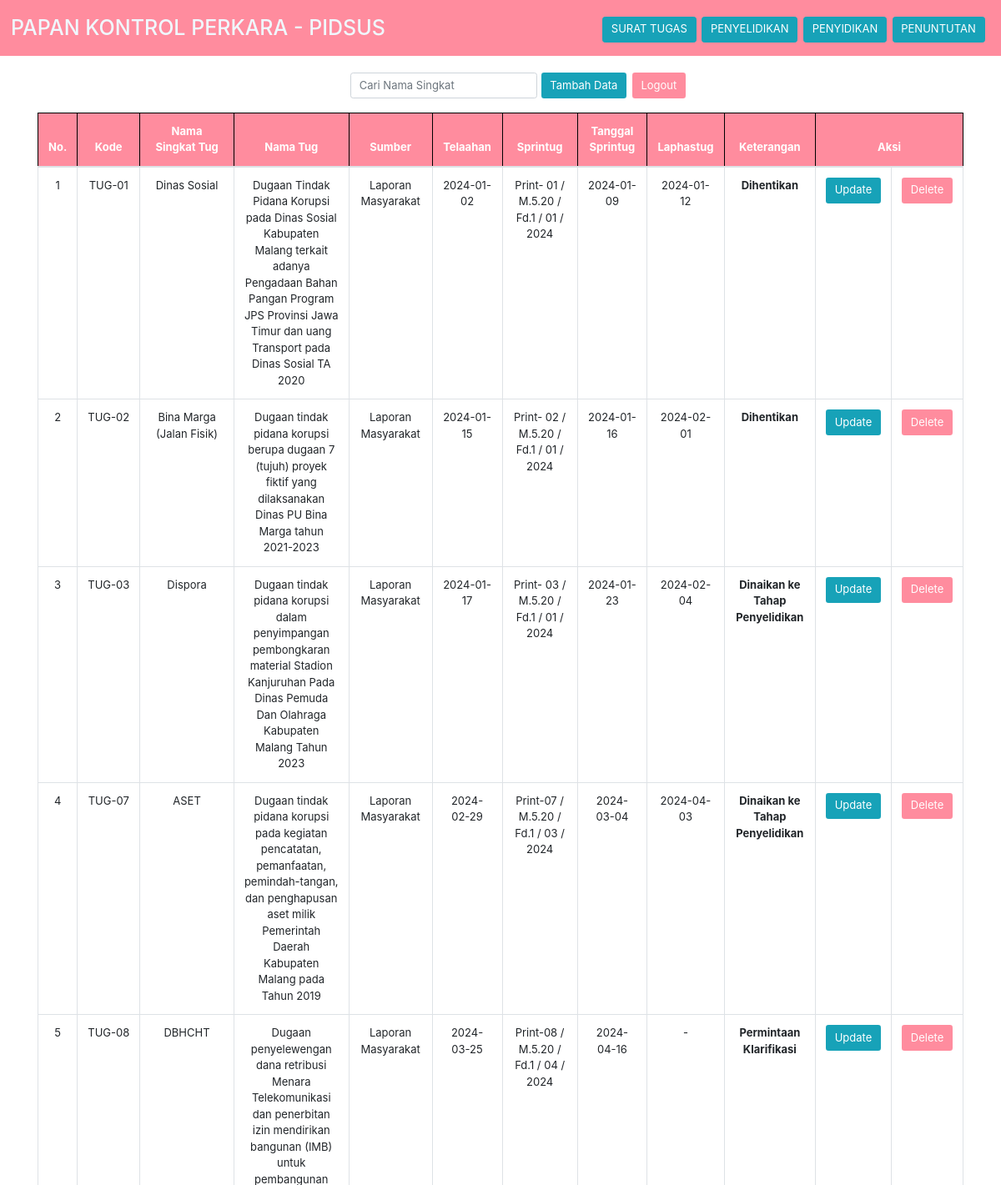
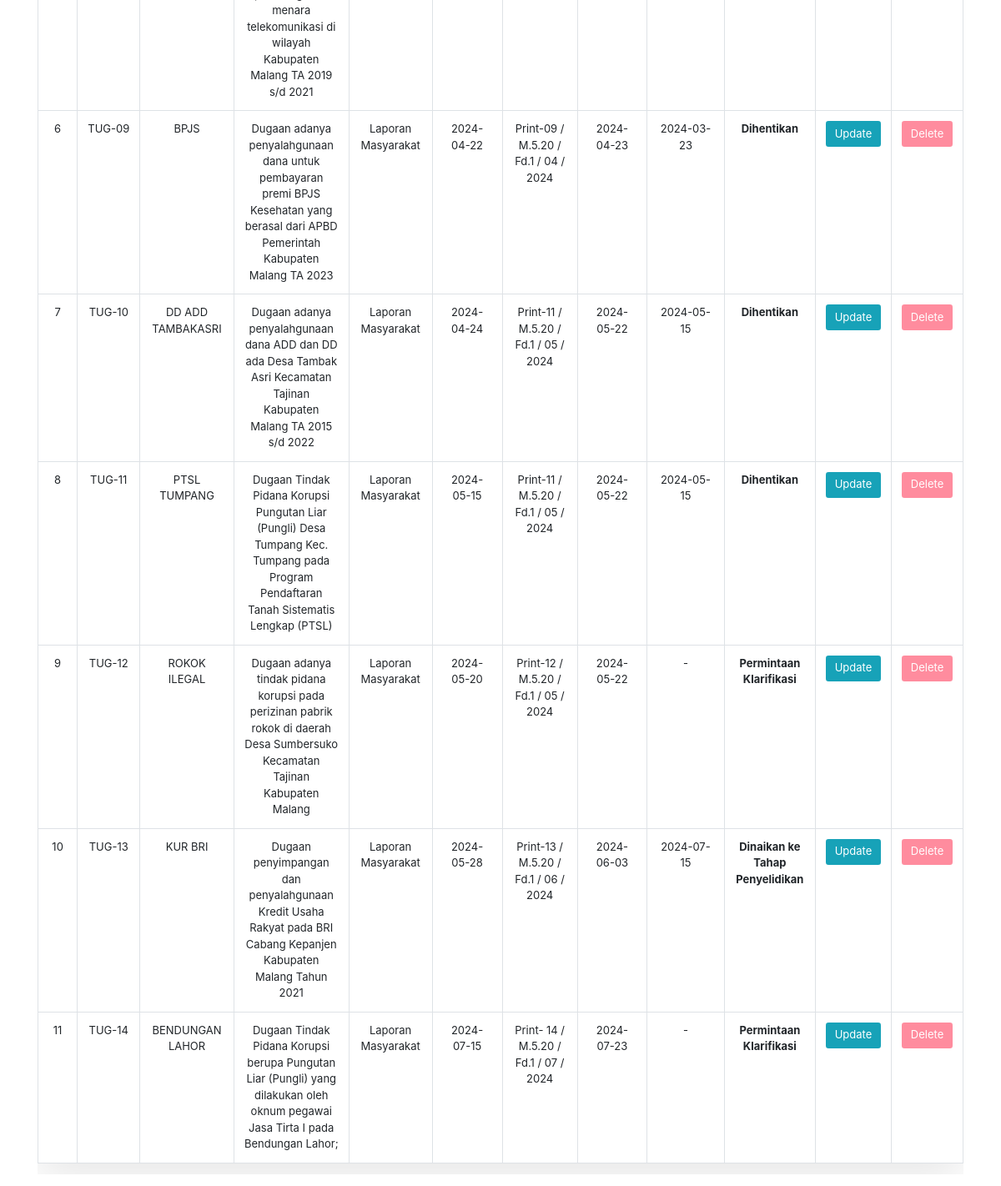
/file/index.php, run on the app's committed database (2 pictures, top to bottom).
### tables this page shows
CREATE TABLE `crud_kejaksaan` (
  `id` int(100) NOT NULL,
  `kode` varchar(100) NOT NULL,
  `nama_singkat_tug` varchar(50) NOT NULL,
  `nama_tug` varchar(222) NOT NULL,
  `sumber` varchar(300) NOT NULL,
  `telaahan` date NOT NULL,
  `sprintug` varchar(100) NOT NULL,
  `tanggal_sprintug` date NOT NULL,
  `laphastug` varchar(30) NOT NULL,
  `keterangan` varchar(50) NOT NULL
);

### file/index.php (the view, shortened to what this page needs)
<!DOCTYPE html>
<html>
<head>
    <link rel="stylesheet" href="https://cdn.jsdelivr.net/npm/bootstrap@4.6.1/dist/css/bootstrap.min.css">
    <link rel="stylesheet" href="indexx.css">
</head>
<body>
    <nav class="navbar navbar-dark" style="background-color: #FF8C9E;">
        <div class="navbar-brand mb-0 h1">
            <span>PAPAN KONTROL PERKARA - PIDSUS</span>
        </div>
        <div class="d-flex justify-content-end mt-3">
        <button id="sheet1Button" class="btn btn-info mr-2"><a href="index.php" style="color:white;">SURAT TUGAS</a></button>
        <button id="sheet2Button" class="btn btn-info mr-2"><a href="sheet2.php" style="color:white;">PENYELIDIKAN</a></button>
        <button id="sheet3Button" class="btn btn-info mr-2"><a href="sheet3.php" style="color:white;">PENYIDIKAN</a></button>
        <button id="sheet4Button" class="btn btn-info mr-2"><a href="sheet4.php" style="color:white;">PENUNTUTAN</a></button>
        </div>
    </nav>
    <div class="container my-4">
        <div class="d-flex justify-content-between align-items-center mb-2">
            <div class="d-flex">
                <div class="form-outline" data-mdb-input-init>
                    <input id="search-input" type="search" class="form-control" placeholder="Cari Nama Singkat"/>
                </div>
                <a href="create.php" class="btn mr-2" style="background-color: #17a2b8; color: white;">Tambah Data</a>
                <a href="logout.php" class="btn" style="background-color: #FF8C9E; color: white;">Logout</a>
            </div>
        </div>
        <div class="table-container">
            <table id="data1" class="table table-bordered table-hover">
                <thead class="thead-white">
                    <tr>
                        <th>No.</th>
                        <th class = "kode-column">Kode</th>
                        <th>Nama Singkat Tug</th>
                        <th class="nama-column">Nama Tug</th>
                        <th>Sumber</th>
                        <th class="telaahan-column">Telaahan</th>
                        <th class="sprintug-column">Sprintug</th>
                        <th class="tanggal-sprintug-column">Tanggal Sprintug</th>
                        <th class="laphastug-column">Laphastug</th>
                        <th class="keterangan-column">Keterangan</th>
                        <th colspan="2">Aksi</th>
                    </tr>
                </thead>
                <tbody>
                <?php
                include "koneksi.php";
                $sql = "SELECT * FROM crud_kejaksaan ORDER BY id";
                $hasil = mysqli_query($kon, $sql);
                while ($data = mysqli_fetch_array($hasil)) {
                    echo "<tr>";
                    echo "<td>".$data['id']."</td>";
                    echo "<td class='kode'>".(isset($data['kode']) ? $data['kode'] : 'N/A')."</td>";
                    echo "<td>" . (isset($data['nama_singkat_tug']) ? html_entity_decode($data['nama_singkat_tug'], ENT_QUOTES, 'UTF-8') : 'N/A') . "</td>";
                    echo "<td class='nama-column' data-fulltext='" . (isset($data['nama_tug']) ? html_entity_decode($data['nama_tug'], ENT_QUOTES, 'UTF-8') : 'N/A') . "'>" . (isset($data['nama_tug']) ? html_entity_decode($data['nama_tug'], ENT_QUOTES, 'UTF-8') : 'N/A') . "</td>";
                    echo "<td>" . (isset($data['sumber']) ? html_entity_decode($data['sumber'], ENT_QUOTES, 'UTF-8') : 'N/A') . "</td>";
                    echo "<td class='telaahan-column'>" . (isset($data['telaahan']) ? html_entity_decode($data['telaahan'], ENT_QUOTES, 'UTF-8') : 'N/A') . "</td>";
                    echo "<td class='sprintug-column'>" . (isset($data['sprintug']) ? html_entity_decode($data['sprintug'], ENT_QUOTES, 'UTF-8') : 'N/A') . "</td>";
                    echo "<td>" . (isset($data['tanggal_sprintug']) ? html_entity_decode($data['tanggal_sprintug'], ENT_QUOTES, 'UTF-8') : 'N/A') . "</td>";
                    echo "<td class='laphastug-column'>" . (isset($data['laphastug']) ? html_entity_decode($data['laphastug'], ENT_QUOTES, 'UTF-8') : 'N/A') . "</td>";
                    echo "<td class='keterangan-column'>" . (isset($data['keterangan']) ? html_entity_decode($data['keterangan'], ENT_QUOTES, 'UTF-8') : 'N/A') . "</td>";
                    echo "<td><a href='update.php?id=".$data['id']."' class='btn' style='background-color: #17a2b8; color: white;' role='button'>Update</a></td>";
                    echo "<td><a href='delete.php?id=".$data['id']."' class='btn' style='background-color: #FF8C9E; color: white;' role='button' onclick=\"return confirm('Apakah anda yakin ingin menghapus data ini?')\">Delete</a></td>";
                    echo "</tr>";
                }
                ?>
                </tbody>
            </table>
        </div>
    </div>
</body>
</html>

### file/indexx.css (style rules this page uses)
* { box-sizing: border-box; margin: 0; padding: 0; font-weight: 350px; font-style: normal; font-size: 13px; scroll-behavior: smooth; }
.container { width: 100%; background-size: cover; background-repeat: no-repeat; animation: fadeIn 1s ease-in-out; }
.table-container { display: flex; justify-content: center; align-items: center; gap: 10px; overflow-x: auto; width: 100%; }
span { font-size: 25px; color: aliceblue; }
.d-flex { display: flex; text-align: center; justify-content: center; margin-right: 20px; flex-wrap: wrap; justify-content: flex-start; margin-right: 0; }
.table { box-shadow: 0 15px 50px rgba(0, 0, 0, 0.1); border: 1px solid; text-align: center; vertical-align: top; width: 100%; table-layout: auto; }
.table th { white-space: nowrap; vertical-align: top; text-align: center; background-color: #FF8C9E; color: white; font-weight: bold; border: 1px solid rgb(0, 0, 0); padding: 2px; cursor: pointer; }
.table td.keterangan-column { max-width: 120px; overflow: hidden; text-overflow: ellipsis; white-space: normal; word-wrap: break-word; font-weight: bolder; max-width: 150px; }
.table td.nama-column { max-width: 450px; overflow: hidden; text-overflow: ellipsis; word-wrap: break-word; white-space: normal; text-align: center; max-width: 300px; }
.table td.telaahan-column, .table td.laphastug-column { max-width: 200px; overflow: hidden; text-overflow: ellipsis; white-space: normal; }
.table td.kode { max-width: 80px; white-space: nowrap; overflow: hidden; text-overflow: ellipsis; vertical-align: top; }
.table td.sprintug-column { white-space: normal; }
.table td { vertical-align: middle; padding: 2px; }
.table td, .table th { height: 50px; vertical-align: top; padding: 12px; word-wrap: break-word; white-space: normal; }
.btn { margin-bottom: 10px; text-decoration: none; }
.form-outline { margin-right: 5px; margin-left: 375px; }

### data on the page
crud_kejaksaan: id "1", kode "TUG-01", nama_singkat_tug "Dinas Sosial", nama_tug "Dugaan Tindak Pidana Korupsi pada Dinas Sosial Kabupaten Malang terkait adanya Pengadaan Bahan Pangan Program JPS Provinsi Jawa Timur dan uang Transport pada Dinas Sosial TA 2020", sumber "Laporan Masyarakat", telaahan "2024-01-02", sprintug "Print- 01 / M.5.20 / Fd.1 / 01 / 2024", tanggal_sprintug "2024-01-09", laphastug "2024-01-12", keterangan "Dihentikan"
crud_kejaksaan: id "2", kode "TUG-02", nama_singkat_tug "Bina Marga (Jalan Fisik)", nama_tug "Dugaan tindak pidana korupsi berupa dugaan 7 (tujuh) proyek fiktif yang dilaksanakan Dinas PU Bina Marga tahun 2021-2023", sumber "Laporan Masyarakat", telaahan "2024-01-15", sprintug "Print- 02 / M.5.20 / Fd.1 / 01 / 2024", tanggal_sprintug "2024-01-16", laphastug "2024-02-01", keterangan "Dihentikan"
crud_kejaksaan: id "3", kode "TUG-03", nama_singkat_tug "Dispora", nama_tug "Dugaan tindak pidana korupsi dalam penyimpangan pembongkaran material Stadion Kanjuruhan Pada Dinas Pemuda Dan Olahraga Kabupaten Malang Tahun 2023", sumber "Laporan Masyarakat", telaahan "2024-01-17", sprintug "Print- 03 / M.5.20 / Fd.1 / 01 / 2024", tanggal_sprintug "2024-01-23", laphastug "2024-02-04", keterangan "Dinaikan ke Tahap Penyelidikan"
crud_kejaksaan: id "4", kode "TUG-07", nama_singkat_tug "ASET", nama_tug "Dugaan tindak pidana korupsi pada kegiatan pencatatan, pemanfaatan, pemindah-tangan, dan penghapusan aset milik Pemerintah Daerah Kabupaten Malang pada Tahun 2019", sumber "Laporan Masyarakat", telaahan "2024-02-29", sprintug "Print-07 / M.5.20 / Fd.1 / 03 / 2024", tanggal_sprintug "2024-03-04", laphastug "2024-04-03", keterangan "Dinaikan ke Tahap Penyelidikan"
crud_kejaksaan: id "5", kode "TUG-08", nama_singkat_tug "DBHCHT", nama_tug "Dugaan penyelewengan dana retribusi Menara Telekomunikasi dan penerbitan izin mendirikan bangunan (IMB) untuk pembangunan menara telekomunikasi di wilayah Kabupaten Malang TA 2019 s/d 2021", sumber "Laporan Masyarakat", telaahan "2024-03-25", sprintug "Print-08 / M.5.20 / Fd.1 / 04 / 2024", tanggal_sprintug "2024-04-16", laphastug "-", keterangan "Permintaan Klarifikasi"
crud_kejaksaan: id "6", kode "TUG-09", nama_singkat_tug "BPJS", nama_tug "Dugaan adanya penyalahgunaan dana untuk pembayaran premi BPJS Kesehatan yang berasal dari APBD Pemerintah Kabupaten Malang TA 2023", sumber "Laporan Masyarakat", telaahan "2024-04-22", sprintug "Print-09 / M.5.20 / Fd.1 / 04 / 2024", tanggal_sprintug "2024-04-23", laphastug "2024-03-23", keterangan "Dihentikan"
crud_kejaksaan: id "7", kode "TUG-10", nama_singkat_tug "DD ADD TAMBAKASRI", nama_tug "Dugaan adanya penyalahgunaan dana ADD dan DD ada Desa Tambak Asri Kecamatan Tajinan Kabupaten Malang TA 2015 s/d 2022", sumber "Laporan Masyarakat", telaahan "2024-04-24", sprintug "Print-11 / M.5.20 / Fd.1 / 05 / 2024", tanggal_sprintug "2024-05-22", laphastug "2024-05-15", keterangan "Dihentikan"
crud_kejaksaan: id "8", kode "TUG-11", nama_singkat_tug "PTSL TUMPANG", nama_tug "Dugaan Tindak Pidana Korupsi Pungutan Liar (Pungli) Desa Tumpang Kec. Tumpang pada Program Pendaftaran Tanah Sistematis Lengkap (PTSL)", sumber "Laporan Masyarakat", telaahan "2024-05-15", sprintug "Print-11 / M.5.20 / Fd.1 / 05 / 2024", tanggal_sprintug "2024-05-22", laphastug "2024-05-15", keterangan "Dihentikan"
crud_kejaksaan: id "9", kode "TUG-12", nama_singkat_tug "ROKOK ILEGAL", nama_tug "Dugaan adanya tindak pidana korupsi pada perizinan pabrik rokok di daerah Desa Sumbersuko Kecamatan Tajinan Kabupaten Malang", sumber "Laporan Masyarakat", telaahan "2024-05-20", sprintug "Print-12 / M.5.20 / Fd.1 / 05 / 2024", tanggal_sprintug "2024-05-22", laphastug "-", keterangan "Permintaan Klarifikasi"
crud_kejaksaan: id "10", kode "TUG-13", nama_singkat_tug "KUR BRI", nama_tug "Dugaan penyimpangan dan penyalahgunaan Kredit Usaha Rakyat pada BRI Cabang Kepanjen Kabupaten Malang Tahun 2021", sumber "Laporan Masyarakat", telaahan "2024-05-28", sprintug "Print-13 / M.5.20 / Fd.1 / 06 / 2024", tanggal_sprintug "2024-06-03", laphastug "2024-07-15", keterangan "Dinaikan ke Tahap Penyelidikan"
crud_kejaksaan: id "11", kode "TUG-14", nama_singkat_tug "BENDUNGAN LAHOR", nama_tug "Dugaan Tindak Pidana Korupsi berupa Pungutan Liar (Pungli) yang dilakukan oleh oknum pegawai Jasa Tirta I pada Bendungan Lahor;", sumber "Laporan Masyarakat", telaahan "2024-07-15", sprintug "Print- 14 / M.5.20 / Fd.1 / 07 / 2024", tanggal_sprintug "2024-07-23", laphastug "-", keterangan "Permintaan Klarifikasi"
